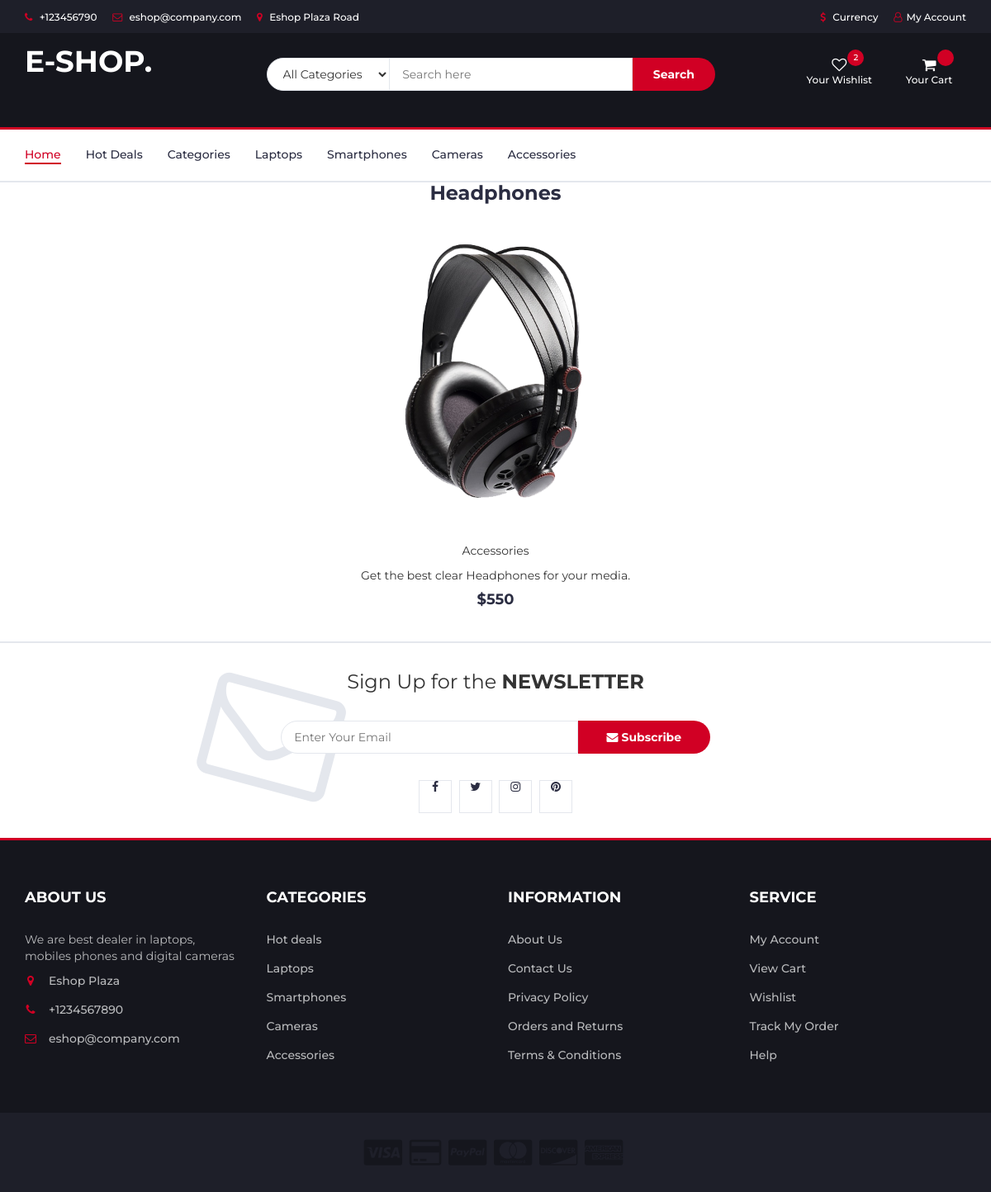
Page /product/3/ on the committed database.
### store/models/products.py (models this page shows, shortened)
class Products(models.Model):
	name = models.CharField(max_length=60)
	price = models.IntegerField(default=0)
	category = models.ForeignKey(Category, on_delete=models.CASCADE, default=1)
	description = models.CharField(
		max_length=250, default='', blank=True, null=True)
	image = models.ImageField(upload_to='uploads/products/')

### store/models/category.py (models this page shows, shortened)
class Category(models.Model):
	name = models.CharField(max_length=13)
	def __str__(self):
		return self.name

### store/views/home.py (the view)
# urls.py: path('product/<int:product_id>/', product_detail, name='product_detail'),
def product_detail(request, product_id):
    product = Products.objects.get(id=product_id)
    context = {'product': product}
    return render(request, 'store/product_detail.html', context)

### store/templates/store/product_detail.html (shortened to what this page needs)
{% extends 'store/base.html' %}
{% load static %}
{% block content %}
    <section class="product_detail">
        <h3 class="product-name">{{ product.name }}</h3>
        <img src="{{product.image.url}}" alt="{{product.name}}" width="400" />
        <p>{{product.category}}</p>
        <p>{{ product.description }}</p>
        <h4 class="product-price">${{ product.price }}</h4>
    </section>
{% endblock %}

### store/static/mycss/style.css (style rules this page uses)
body { font-family: 'Montserrat', sans-serif; font-weight: 400; color: #333; }
h1, h2, h3, h4, h5, h6 { color: #2B2D42; font-weight: 700; margin: 0 0 10px; }
.product_detail { display: flex; flex-direction: column; justify-content: center; align-items: center; }

### rows in the picture
Products: name "Headphones", image (picture), category "Accessories", description "Get the best clear Headphones for your media.", price "550"
